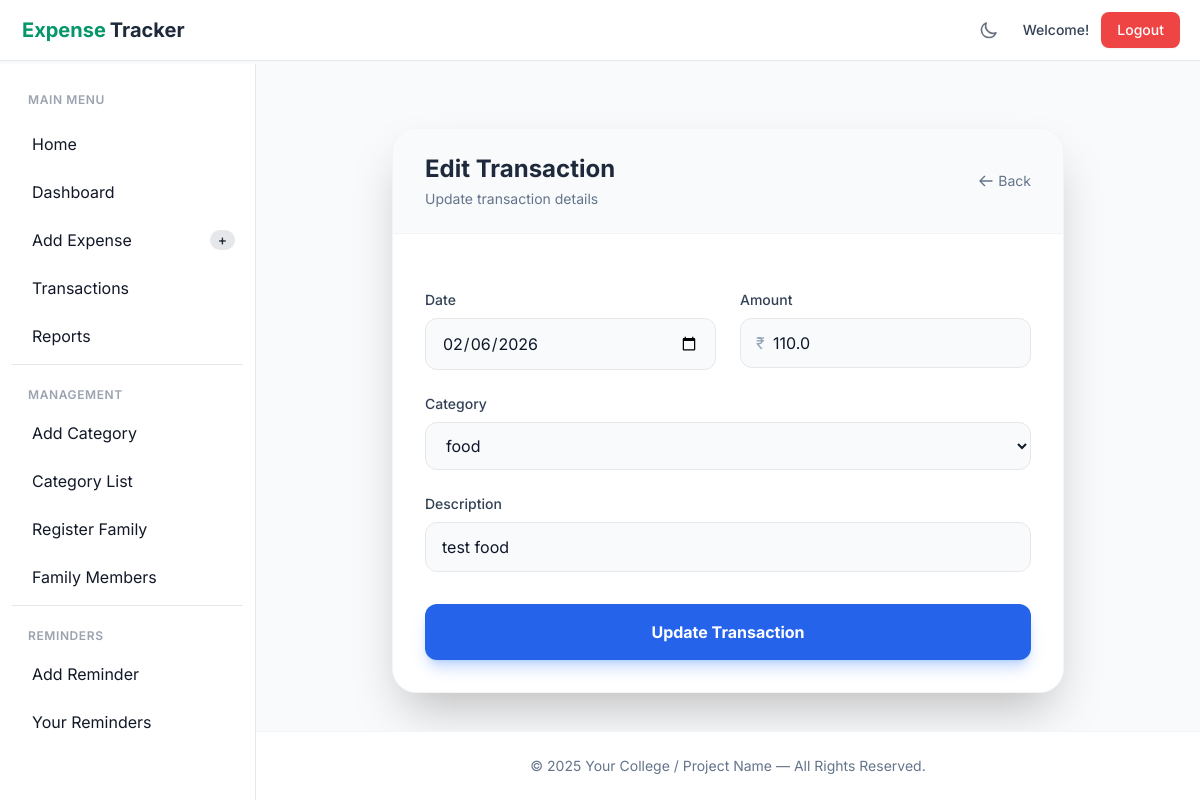
Screenshot of /user/trans1_edit/4/ with the database file from the repository.
### user/models.py (models this page shows)
class Transaction(models.Model):
    date = models.DateField()
    category_id = models.ForeignKey('Category', on_delete=models.CASCADE)
    amount = models.FloatField()
    Transaction_desc = models.CharField(max_length=100)
    Type = models.CharField(max_length=100)
    by = models.ForeignKey(
        Registration,
        related_name="transaction",
        on_delete=models.PROTECT
    )

### user/views.py (the view)
# urls.py: path('user/trans1_edit/<int:id>/', views.trans1_edit, name='trans1_edit'),
def trans1_edit(request, id):
    transaction = Transaction.objects.get(id=id)
    if request.method == "POST":
        form = TransactionForm(request.POST, instance=transaction)
        if form.is_valid():
            form.save()
            return redirect('Transaction1_page')
    else:
        form = TransactionForm(instance=transaction)
    role =  request.session.get("role")
    return render(request, 'trans1_edit.html', {
        'forms': form,
        'role':role})

### user/models.py (called while the page is built)
    def __str__(self):
        return self.category_type

### user/templates/trans1_edit.html (shortened to what this page needs)
{% extends 'base_dashboard.html' %}
{% load static %}
{% block content %}
<div class="flex justify-center items-start min-h-[70vh] pt-10 animate-fade-in-up">
  <div
    class="w-full max-w-2xl bg-white dark:bg-slate-800 rounded-3xl shadow-2xl border border-gray-100 dark:border-slate-700 overflow-hidden">
    <div
      class="bg-slate-50 dark:bg-slate-900/50 px-8 py-6 border-b border-gray-100 dark:border-slate-700 flex justify-between items-center">
      <div>
        <h2 class="text-2xl font-bold text-slate-800 dark:text-white">Edit Transaction</h2>
        <p class="text-slate-500 dark:text-slate-400 text-sm mt-1">Update transaction details</p>
      </div>
      <a href="{% url 'Transaction1_page' %}"
        class="text-sm text-slate-500 hover:text-blue-600 dark:hover:text-blue-400 transition-colors flex items-center">
        <svg class="w-4 h-4 mr-1" fill="none" stroke="currentColor" viewBox="0 0 24 24">
          <path stroke-linecap="round" stroke-linejoin="round" stroke-width="2" d="M10 19l-7-7m0 0l7-7m-7 7h18"></path>
        </svg>
        Back
      </a>
    </div>
    <form method="post" class="p-8">
      <div class="space-y-6">
        <div class="grid grid-cols-1 md:grid-cols-2 gap-6">
          <div>
            <label class="block text-sm font-medium text-slate-700 dark:text-slate-300 mb-2">
              Date
            </label>
            {{ forms.date }}
          </div>
          <div>
            <label class="block text-sm font-medium text-slate-700 dark:text-slate-300 mb-2">
              Amount
            </label>
            <div class="relative">
              <span class="absolute left-4 top-1/2 -translate-y-1/2 text-slate-400 dark:text-slate-500">₹</span>
              {{ forms.amount }}
            </div>
          </div>
        </div>
        <div>
          <label class="block text-sm font-medium text-slate-700 dark:text-slate-300 mb-2">
            Category
          </label>
          {{ forms.category_id }}
        </div>
        <div>
          <label class="block text-sm font-medium text-slate-700 dark:text-slate-300 mb-2">
            Description
          </label>
          {{ forms.Transaction_desc }}
        </div>
      </div>
      <button type="submit"
        class="w-full py-4 bg-blue-600 hover:bg-blue-700 text-white font-bold rounded-xl shadow-lg shadow-blue-500/30 transition-all transform hover:-translate-y-0.5 mt-8">
        Update Transaction
      </button>
    </form>
  </div>
</div>
{% endblock %}

### user/templates/base_dashboard.html (style rules this page uses)
body { font-family: 'Inter', sans-serif; }

### rows the page displays
Transaction: date "02/06/2026", amount "110.0", category_id "food", Transaction_desc "test food"
